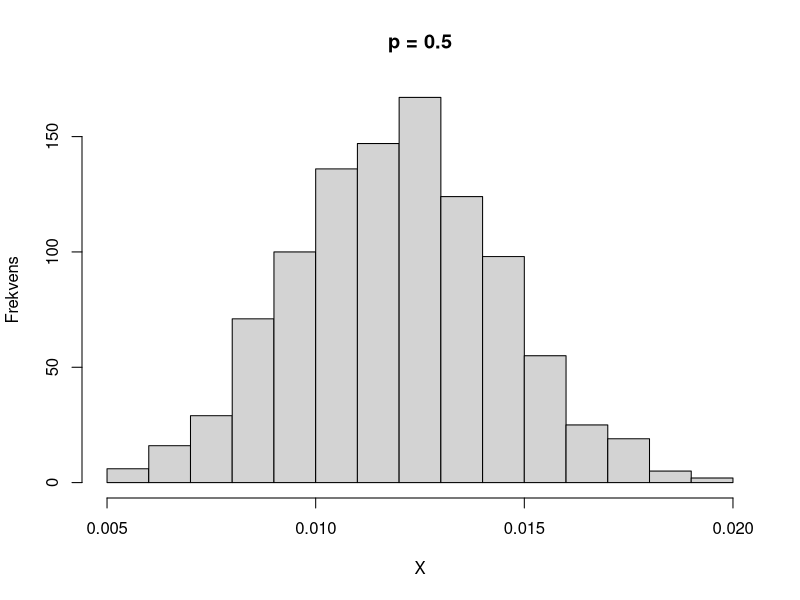
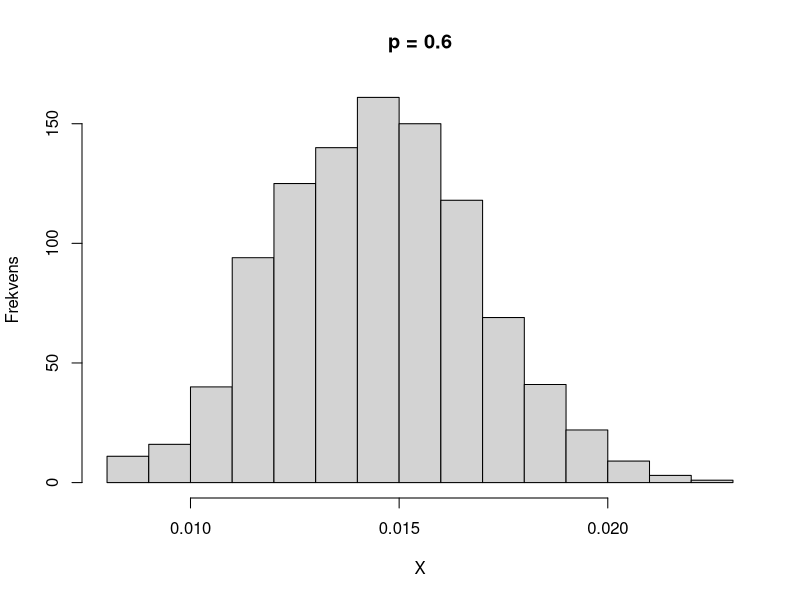
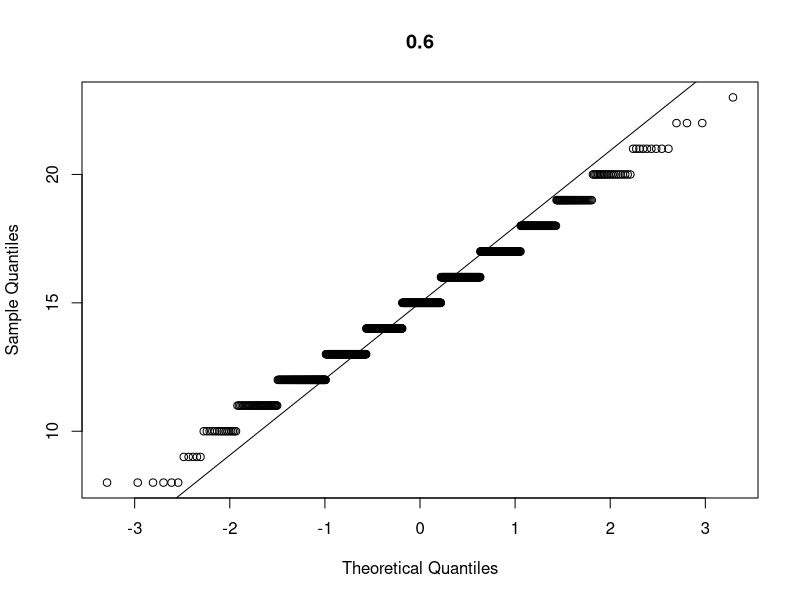
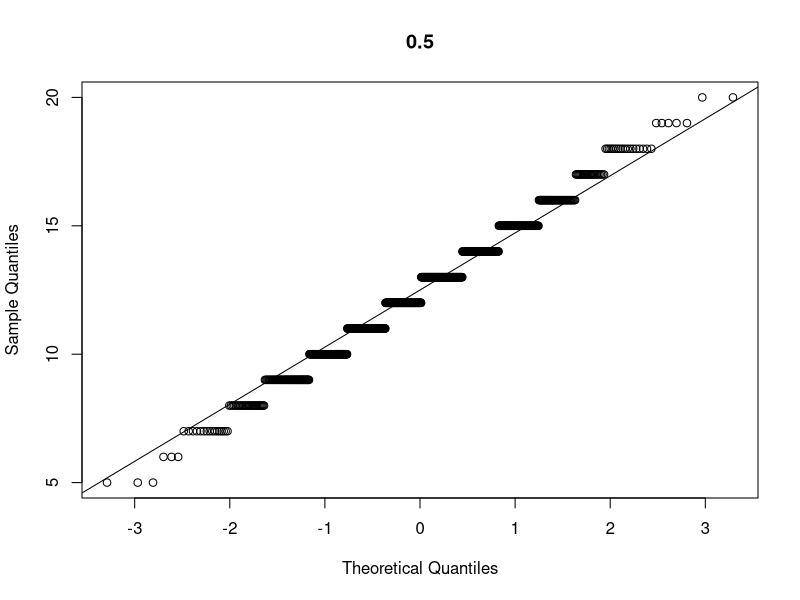

Write R code to recreate these figures, in order.
# simulereinger for store talls lov, og setnralgrenseteoremt


n = 1000
size = 25
binom_05 = rbinom(n,size, 0.5) #trekker 100 tall fra fordelingen binom(size,0.5)

hist(binom_05/n,xlab = "X", ylab = "Frekvens",main = paste("p = 0.5"))
binom_06 = rbinom(n,size, 0.6) #trekker 100 tall fra fordelingen binom(size,0.5)

hist(binom_06/n,xlab = "X", ylab = "Frekvens",main = paste("p = 0.6"))

info = function(x){ #funksjon om hvorhvit den er positivt eller negativt skjev
  
  me = mean(x) 
  med = median(x)
  if (abs(me-med)<0.01){
    return ("Sentrert fordeling")
  } else if (me>med){
    return ("Hoyreskjev - positivt skjev")
  } else  {
    return ("Venstreskjev - negativt skjev")
  }
}


info_1 = function(x){ #funksjon om hvorhvit den er positivt eller negativt skjev
  
  me = mean(x) 
  med = median(x)
  return (c("mean" = me,"median " =med))}
print(info_1(binom_06))

print(info_1(binom_05))


#Vi ser at vi ved binomisk fordeling kommer nærmest normalfordelingen ved p != 0.5

#for å vise dette tydligere, kan vi lage et qqplot for de to ulike fordelingne

qqnorm( binom_06 , main = "0.6")
qqline(binom_06) #for 0.6 er den like skjev i begge ender, som da trekker i hver sin retning

qqnorm(binom_05,main = "0.5") #for 0.5 er skjevheten utelukkende postiv, altså at verdiene er mindre enn de skal være
qqline(binom_05) #Dette gir resulatetet om at forventnignen er sigifikant mindre enn medianen
